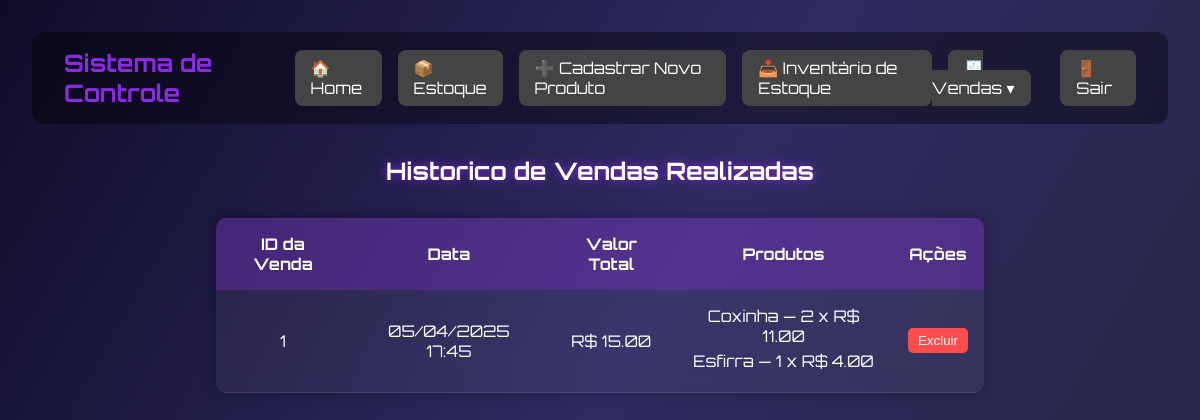
The app's page /listar-vendas (signed in), older data.
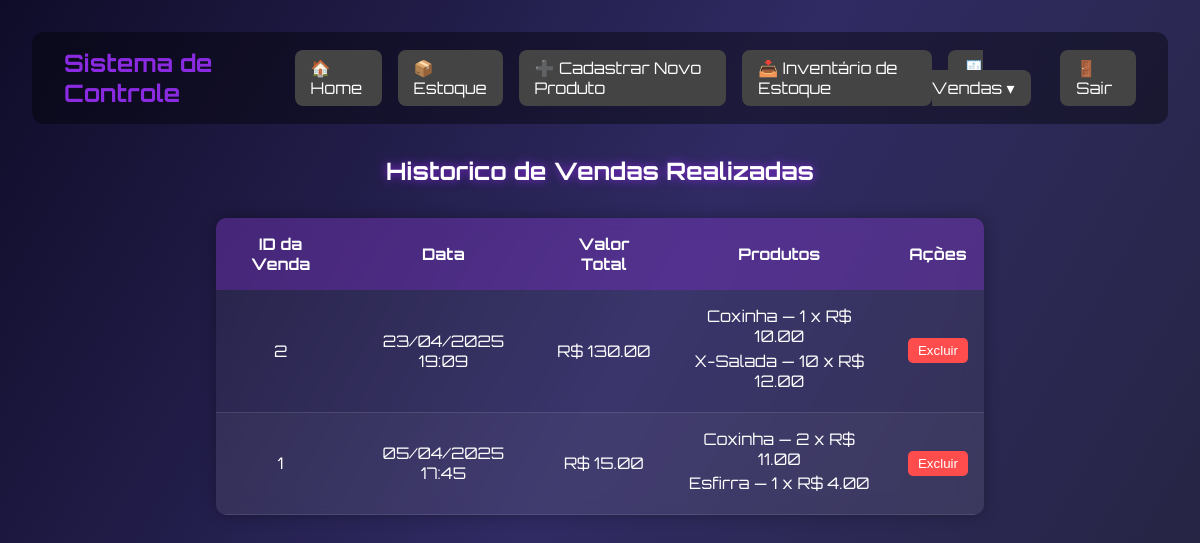
The same page, newer data.
### models.py (models this page shows, shortened)
class Venda(db.Model):
    __tablename__ = 'venda'
    id = db.Column(db.Integer, primary_key=True, autoincrement=True)
    data = db.Column(db.DateTime, default=datetime.utcnow)
    tipo_pagamento_id = db.Column(db.Integer, db.ForeignKey('tipo_pagamento.id'), nullable=False)
    valor_total = db.Column(db.Numeric(10, 2))
    itens = db.relationship('ItemVenda', backref='venda', lazy=True)

class ItemVenda(db.Model):
    __tablename__ = 'item_venda'
    id = db.Column(db.Integer, primary_key=True, autoincrement=True)
    venda_id = db.Column(db.Integer, db.ForeignKey('venda.id'), nullable=False)
    tipo_produto_id = db.Column(db.Integer, db.ForeignKey('tipo_produto.id'), nullable=False)
    quantidade = db.Column(db.Integer, nullable=False)
    valor_produtos = db.Column(db.Numeric(10, 2))
    tipo_produto = db.relationship('TipoProduto', backref='itens_venda', lazy=True)

class TipoProduto(db.Model):
    __tablename__ = 'tipo_produto'
    id = db.Column(db.Integer, primary_key=True, autoincrement=True)
    nome = db.Column(db.String(255), nullable=False, unique=True)
    categoria_id = db.Column(db.Integer, db.ForeignKey('categoria.id'), nullable=False)
    preco = db.Column(db.Numeric(10, 2), nullable=False)
    descricao = db.Column(db.Text)
    produtos = db.relationship('Produto', back_populates='tipo_produto', cascade="all, delete-orphan")

### routes.py (the view)
    @app.route('/listar-vendas')
    def listar_vendas():
        if 'usuario' not in session:
            return redirect(url_for('login_view'))
        vendas = Venda.query.order_by(Venda.data.desc()).all()  # Ordenando por data
        return render_template('listar_vendas.html', vendas=vendas)

### templates/listar_vendas.html (shortened to what this page needs)
<!DOCTYPE html>
<html lang="pt-br">
{% extends 'base.html' %}
{% block content %}
<h2>Historico de Vendas Realizadas</h2>
<table>
    <thead>
        <tr>
            <th>ID da Venda</th>
            <th>Data</th>
            <th>Valor Total</th>
            <th>Produtos</th>
            <th>Ações</th>
        </tr>
    </thead>
    <tbody>
        {% for venda in vendas %}
        <tr>
            <td>{{ venda.id }}</td>
            <td>{{ venda.data.strftime('%d/%m/%Y %H:%M') }}</td>
            <td>R$ {{ "%.2f"|format(venda.valor_total) }}</td>
            <td>
                <ul>
                    {% for item in venda.itens %}
                    <li>{{ item.tipo_produto.nome }} — {{ item.quantidade }} x R$ {{ "%.2f"|format(item.valor_produtos) }}</li>
                    {% endfor %}
                </ul>
            </td>
            <td>
                <form action="{{ url_for('excluir_venda', venda_id=venda.id) }}" method="POST" onsubmit="return confirm('Tem certeza que deseja excluir esta venda?');">
                    <button type="submit" class="excluir-btn">Excluir</button>
                </form>
            </td>
        </tr>
        {% endfor %}
    </tbody>
</table>
{% endblock %}

Row changes from the older to the newer data that the page shows:
added Venda: id "2", data "23/04/2025 19:09", valor_total "130.00"
added ItemVenda: tipo_produto.nome "Coxinha", quantidade "1", valor_produtos "10.00", shown under "2"
added ItemVenda: tipo_produto.nome "X-Salada", quantidade "10", valor_produtos "12.00", shown under "2"
